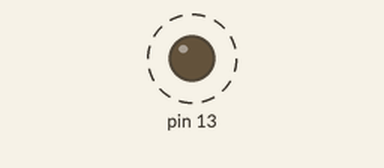
Simulated run of this sketch. Board: Arduino Uno, built with avr-gcc and run on an emulated ATmega328P. On the bench: output pins drawn as LEDs (lit = HIGH). Dashed ring = blinking. Pins used as bus, display or sensor lines are not drawn.

Above: at 0.3 s.
Timing chart, 0 to 3.8 s (numbered marks = the images above):
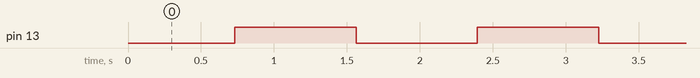

Measured:
- by itself, pin 13: alternates HIGH for 0.83 s and LOW for 0.83 s

The sketch:

manchesterT.ino
```cpp
#include <MANCHESTER.h>

#define TxPin 4  //the digital pin to use to transmit data

unsigned int Tdata = 0;  //the 16 bits to send
unsigned int count = 0;
bool ledon = false;

void setup()
{
  // initialize digital pin 13 as an output.
  pinMode(13, OUTPUT);
  MANCHESTER.SetTxPin(TxPin);      // sets the digital pin as output default 4
}//end of setup

void loop()
{
 Tdata +=1;
 MANCHESTER.Transmit(Tdata);
 if ((++count % 5) == 0)
 {
   count = 0;
   if (ledon)
    digitalWrite(13, LOW);
   else
     digitalWrite(13, HIGH);
   ledon = !ledon;
  }
 delay(100);
}//end of loop
```
